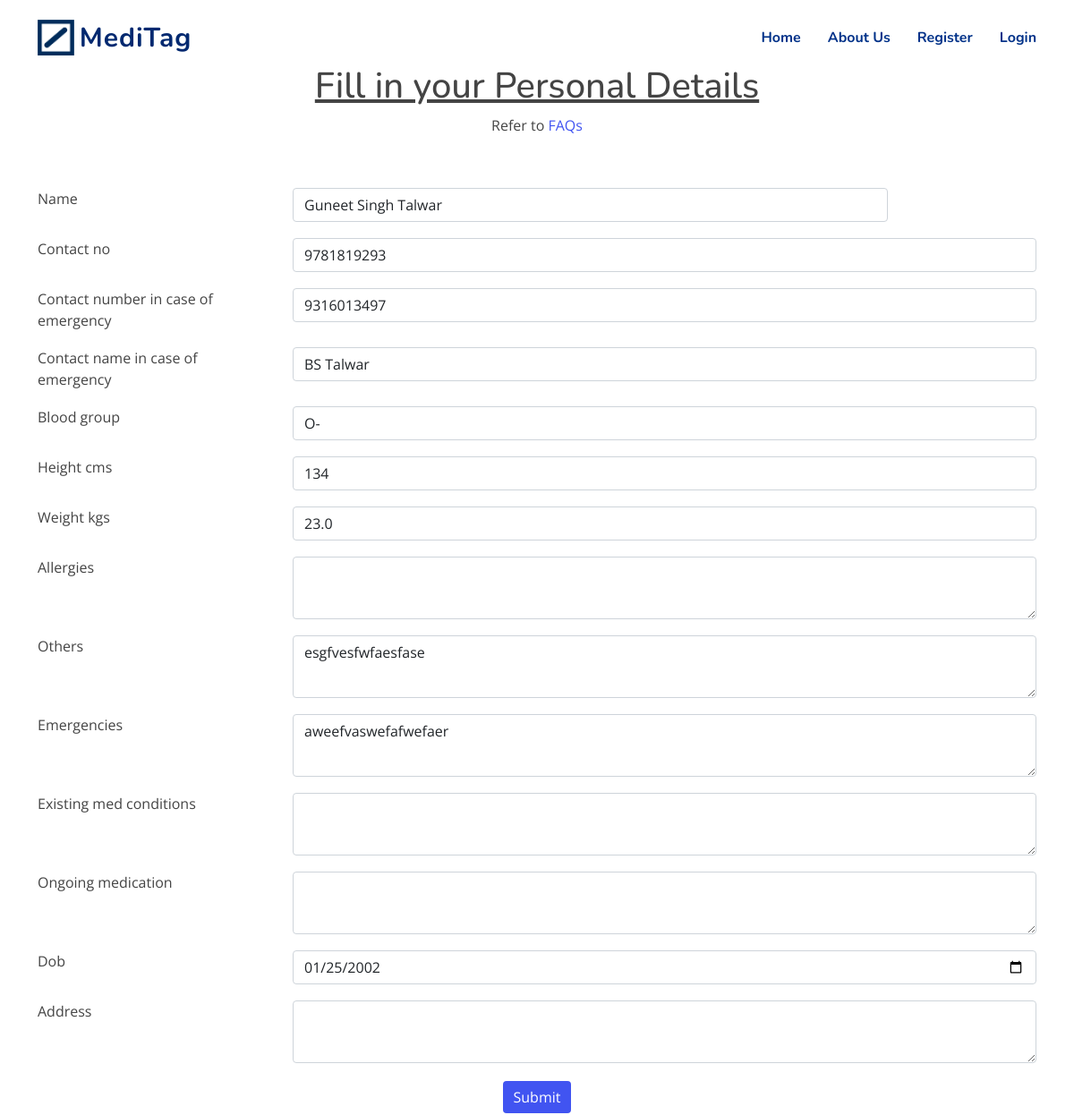
Page /update-medform/55e0b53f42fe4eabbb83f256119c6a98 on the committed database.
### basic_qr/models.py (models this page shows, shortened)
class UserProfile(models.Model):
    user = models.OneToOneField(User, on_delete=models.CASCADE, null=True, blank=True)
    name = models.CharField(max_length=100, null=True)
    contact_no = models.CharField(max_length=100, null=True,unique=True)
    contact_number_in_case_of_emergency = models.CharField(max_length=100, null=True,blank=True)
    contact_name_in_case_of_emergency = models.CharField(max_length=100,null=True)
    blood_group = models.CharField(max_length=100, null=True)
    height_cms = models.IntegerField(null=True,blank=True)
    weight_kgs =models.FloatField(null=True,blank=True)
    allergies = models.TextField(null=True,blank=True)
    others = models.TextField(null=True,blank=True)
    emergencies = models.TextField(null=True,blank=True)
    existing_med_conditions = models.TextField(null=True,blank=True)
    ongoing_medication = models.TextField(null=True,blank=True)
    id = models.UUIDField(default=uuid.uuid4, unique=True,
                          primary_key=True, editable=False)
    dob = models.DateField(blank=True,null=True)
    address = models.TextField(null=True,blank=True)

### basic_qr/views.py (the view)
# urls.py: path('update-medform/<str:pk>',views.updateMedform,name="update-medform"),
def updateMedform(request,pk):
    profile = UserProfile.objects.get(id=pk)
    form = addUserInfo(instance=profile)
    if request.method == 'POST':
        form = addUserInfo(request.POST,instance=profile)
        if form.is_valid():
            form.save()
        return redirect("basic_qr:profile",pk)
    return render(request, "basic_qr/med_form.html",{'form':form})

### basic_qr/forms.py
class addUserInfo(forms.ModelForm):
    def __init__(self, *args, **kwargs):
        super(addUserInfo, self).__init__(*args, **kwargs)
        for visible in self.visible_fields():
            visible.field.widget.attrs['class'] = 'form-control'
    class Meta:
        model = UserProfile
        exclude = ('user',)
        widgets = {
            'dob': DateInput(),
        }

### templates/basic_qr/med_form.html (shortened to what this page needs)
{% extends 'base.html' %} {% block content %}
<div class="container">
  <h1  class="text-center" ><u>Fill in your Personal Details</u></h1>
    <p  class="text-center" >Refer to <a href="{% url 'basic_qr:landing'  %}#faq" target="_blank" rel="noopener noreferrer" >FAQs</a></p>
  <br />
  <form method="post">
    {% for field in form %}
    <div class="row" style="margin-top: 18px; margin-bottom: 18px">
      <div class="col-3">{{field.label}}</div>
      <div class="col-9">{{field}}</div>
    </div>
    {% endfor %}
    <div class="text-center">
      <input class="btn btn-primary" type="submit" value="Submit" />
    </div>
  </form>
</div>
{% endblock %}

### static/assets/css/style.css (style rules this page uses)
:root { scroll-behavior: smooth; }
body { font-family: "Open Sans", sans-serif; color: #444444; }
a { color: #4154f1; text-decoration: none; }
h1, h2, h3, h4, h5, h6 { font-family: "Nunito", sans-serif; }

### templates/base.html (style rules this page uses)
.btn-primary, .btn-primary:hover, .btn-primary:active, .btn-primary:visited { background-color: #4154f1 !important; border:none !important; margin:2px !important; }

### templates/basic_qr/med_form.html (style rules this page uses)
#id_name { width: 80%; }
textarea { height: 70px; }

### rows in the picture
UserProfile: form "Guneet Singh Talwar" "9781819293" "9316013497" "BS Talwar" "O-" "134" "23.0" "esgfvesfwfaesfase" "aweefvaswefafwefaer" "01/25/2002"

### other values in the picture
{{ field.label }} "Name" "Contact no" "Contact number in case of emergency" "Contact name in case of emergency" "Blood group" "Height cms" "Weight kgs" "Allergies" "Others" "Emergencies" "Existing med conditions" "Ongoing medication" "Dob" "Address"
